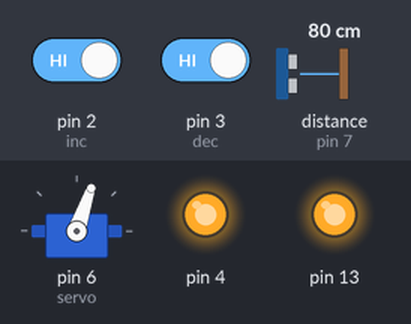
Recording of a sketch running on a simulated Arduino Uno, built with avr-gcc and run on an emulated ATmega328P. Parts: servo, output pins drawn as LEDs (lit = HIGH). Wiring (inferred from the names in the program): ultrasonic range finder: trigger pin 7; echo pin 7. The inputs (shaded band) are chosen by the test bench; at power-on: distance to the obstacle (sensor on pin 7) 80 cm, pin 2 (inc) HIGH, pin 3 (dec) HIGH. The echo pulse lasts 58.3 µs per cm; what the sketch prints to the serial monitor is not drawn.

Above: at 1.2 s.
1.3 s: distance to the obstacle (sensor on pin 7) set to 2 cm
At 2.0 s:
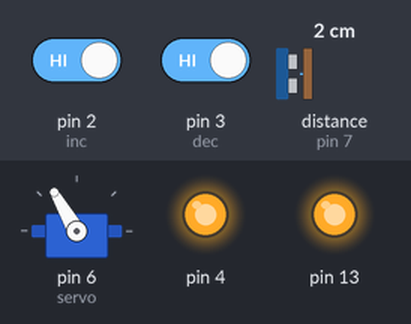
4.3 s: distance to the obstacle (sensor on pin 7) set to 250 cm
At 5.1 s:
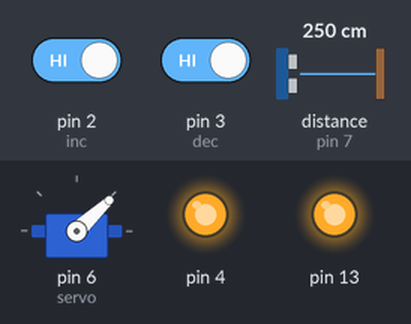
7.3 s: pin 2 (inc) driven LOW
At 10.05 s:
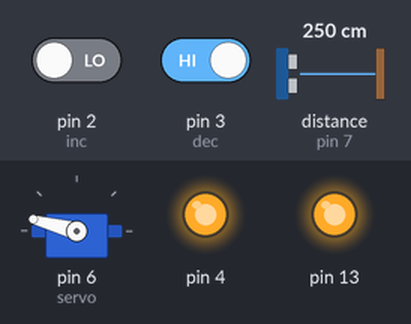
10.3 s: pin 3 (dec) driven LOW
13.3 s: distance to the obstacle (sensor on pin 7) set to 4 cm
At 13.8 s:
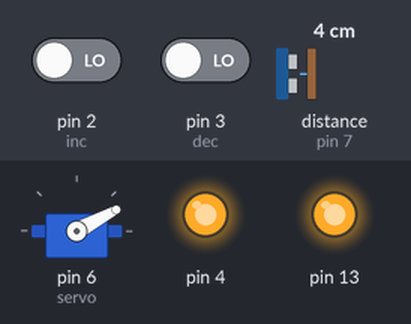
16.3 s: distance to the obstacle (sensor on pin 7) set to 18 cm
Timing chart, 0 to 20.3 s (numbered marks = the images above; inputs shaded):
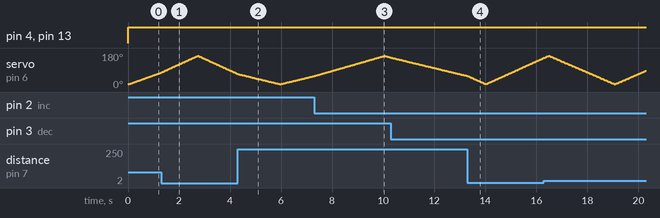

The sketch:

mainCode2.ino
```cpp
#include <Arduino.h>
#include <Servo.h>

#define inc 2
#define dec 3
#define stp 18
#define pingPin 7
#define servo 6
int speed = 15;
// Variables for the duration and the distance
long duration;
int distance;
int i;
Servo myServo;
void setup() {
  pinMode(servo, OUTPUT);
  pinMode(13, OUTPUT);
  pinMode(4, OUTPUT);
  pinMode(inc, INPUT);
  pinMode(dec, INPUT);
  pinMode(stp, INPUT);
  attachInterrupt(digitalPinToInterrupt(2), printInc, FALLING);
  attachInterrupt(digitalPinToInterrupt(3), printDec, FALLING);
  attachInterrupt(digitalPinToInterrupt(18), stop, FALLING);
  Serial.begin(9600);
  myServo.attach(servo);
}
void loop() {
  digitalWrite(13, HIGH);
  digitalWrite(4, HIGH);
  // rotates the servo motor from 15 to 165 degrees
  for (int i = 15; i <= 165; i++) {
    myServo.write(i);
    delay(speed);
    distance = calculateDistance();  // Calls a function for calculating the distance measured by the Ultrasonic sensor for each degree

    Serial.print(i);         // Sends the current degree into the Serial Port
    Serial.print(",");       // Sends addition character right next to the previous value needed later in the Processing IDE for indexing
    Serial.print(distance);  // Sends the distance value into the Serial Port
    Serial.print(".");       // Sends addition character right next to the previous value needed later in the Processing IDE for indexing
  }
  // Repeats the previous lines from 165 to 15 degrees
  for (int i = 165; i > 15; i--) {
    myServo.write(i);
    delay(speed);
    distance = calculateDistance();
    Serial.print(i);
    Serial.print(",");
    Serial.print(distance);
    Serial.print(".");
  }
}
// Function for calculating the distance measured by the Ultrasonic sensor
int calculateDistance() {

  // The PING))) is triggered by a HIGH pulse of 2 or more microseconds.
  // Give a short LOW pulse beforehand to ensure a clean HIGH pulse:
  pinMode(pingPin, OUTPUT);
  digitalWrite(pingPin, LOW);
  delayMicroseconds(2);
  digitalWrite(pingPin, HIGH);
  delayMicroseconds(5);
  digitalWrite(pingPin, LOW);

  // The same pin is used to read the signal from the PING))): a HIGH pulse
  // whose duration is the time (in microseconds) from the sending of the ping
  // to the reception of its echo off of an object.
  pinMode(pingPin, INPUT);
  duration = pulseIn(pingPin, HIGH);
  distance = duration / 29 / 2;
  return distance;
}

void printInc() {
  noInterrupts();
  Serial.println("INCREASE SPEED");
  if (speed > 5) speed -= 5;
  Serial.print("Current Speed: ");
  Serial.println(speed);
  delay(50);
  interrupts();
}
void printDec() {
  noInterrupts();
  Serial.println("DECREASE SPEED");
  if (speed < 30) speed+= 5;
  Serial.print("Current Speed: ");
  Serial.println(speed);
  delay(50);
  interrupts();
}

void stop() {
  while (1) {
    Serial.println("999,999.");
    delay(1000);
  }
}
```
